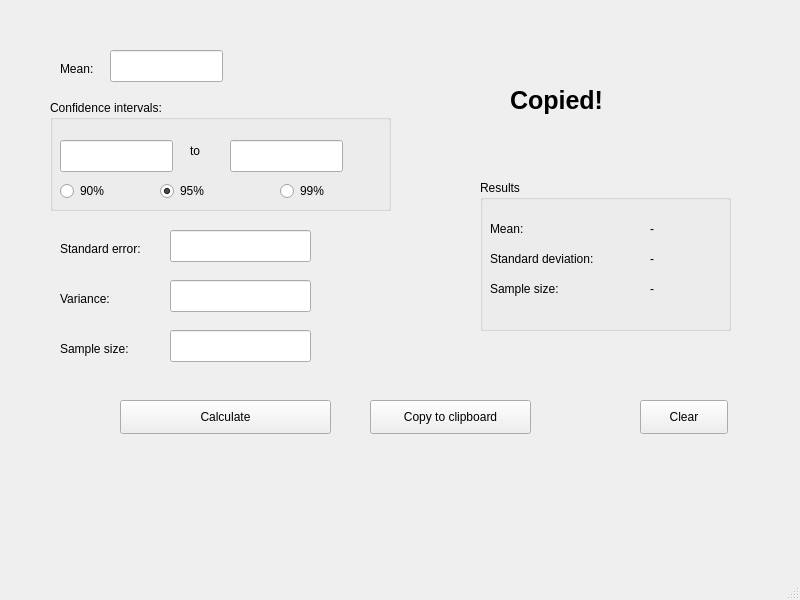
<?xml version="1.0" encoding="UTF-8"?>
<ui version="4.0">
 <class>MainWindow</class>
 <widget class="QMainWindow" name="MainWindow">
  <property name="geometry">
   <rect>
    <x>0</x>
    <y>0</y>
    <width>800</width>
    <height>600</height>
   </rect>
  </property>
  <property name="windowTitle">
   <string>Calculate standard deviation</string>
  </property>
  <widget class="QWidget" name="centralwidget">
   <widget class="QLabel" name="label">
    <property name="geometry">
     <rect>
      <x>60</x>
      <y>60</y>
      <width>58</width>
      <height>18</height>
     </rect>
    </property>
    <property name="text">
     <string>Mean:</string>
    </property>
   </widget>
   <widget class="QLabel" name="label_4">
    <property name="geometry">
     <rect>
      <x>60</x>
      <y>240</y>
      <width>111</width>
      <height>18</height>
     </rect>
    </property>
    <property name="text">
     <string>Standard error:</string>
    </property>
   </widget>
   <widget class="QLabel" name="label_5">
    <property name="geometry">
     <rect>
      <x>60</x>
      <y>290</y>
      <width>58</width>
      <height>18</height>
     </rect>
    </property>
    <property name="text">
     <string>Variance:</string>
    </property>
   </widget>
   <widget class="QLabel" name="label_6">
    <property name="geometry">
     <rect>
      <x>60</x>
      <y>340</y>
      <width>91</width>
      <height>18</height>
     </rect>
    </property>
    <property name="text">
     <string>Sample size:</string>
    </property>
   </widget>
   <widget class="QGroupBox" name="groupBox">
    <property name="geometry">
     <rect>
      <x>50</x>
      <y>100</y>
      <width>341</width>
      <height>111</height>
     </rect>
    </property>
    <property name="title">
     <string>Confidence intervals:</string>
    </property>
    <widget class="QRadioButton" name="ci90">
     <property name="geometry">
      <rect>
       <x>10</x>
       <y>80</y>
       <width>101</width>
       <height>22</height>
      </rect>
     </property>
     <property name="text">
      <string>90%</string>
     </property>
    </widget>
    <widget class="QRadioButton" name="ci95">
     <property name="geometry">
      <rect>
       <x>110</x>
       <y>80</y>
       <width>101</width>
       <height>22</height>
      </rect>
     </property>
     <property name="text">
      <string>95%</string>
     </property>
     <property name="checked">
      <bool>true</bool>
     </property>
    </widget>
    <widget class="QRadioButton" name="ci99">
     <property name="geometry">
      <rect>
       <x>230</x>
       <y>80</y>
       <width>101</width>
       <height>22</height>
      </rect>
     </property>
     <property name="text">
      <string>99%</string>
     </property>
    </widget>
    <widget class="QLabel" name="label_3">
     <property name="geometry">
      <rect>
       <x>140</x>
       <y>40</y>
       <width>21</width>
       <height>21</height>
      </rect>
     </property>
     <property name="text">
      <string>to</string>
     </property>
    </widget>
    <widget class="QLineEdit" name="lowerci_in">
     <property name="geometry">
      <rect>
       <x>10</x>
       <y>40</y>
       <width>113</width>
       <height>32</height>
      </rect>
     </property>
    </widget>
    <widget class="QLineEdit" name="upperci_in">
     <property name="geometry">
      <rect>
       <x>180</x>
       <y>40</y>
       <width>113</width>
       <height>32</height>
      </rect>
     </property>
    </widget>
   </widget>
   <widget class="QLineEdit" name="mean_in">
    <property name="geometry">
     <rect>
      <x>110</x>
      <y>50</y>
      <width>113</width>
      <height>32</height>
     </rect>
    </property>
   </widget>
   <widget class="QLineEdit" name="se_in">
    <property name="geometry">
     <rect>
      <x>170</x>
      <y>230</y>
      <width>141</width>
      <height>32</height>
     </rect>
    </property>
   </widget>
   <widget class="QLineEdit" name="variance_in">
    <property name="geometry">
     <rect>
      <x>170</x>
      <y>280</y>
      <width>141</width>
      <height>32</height>
     </rect>
    </property>
   </widget>
   <widget class="QLineEdit" name="n_in">
    <property name="geometry">
     <rect>
      <x>170</x>
      <y>330</y>
      <width>141</width>
      <height>32</height>
     </rect>
    </property>
   </widget>
   <widget class="QPushButton" name="calc_but">
    <property name="geometry">
     <rect>
      <x>120</x>
      <y>400</y>
      <width>211</width>
      <height>34</height>
     </rect>
    </property>
    <property name="text">
     <string>Calculate</string>
    </property>
   </widget>
   <widget class="QLabel" name="label_2">
    <property name="geometry">
     <rect>
      <x>540</x>
      <y>170</y>
      <width>58</width>
      <height>18</height>
     </rect>
    </property>
    <property name="text">
     <string/>
    </property>
   </widget>
   <widget class="QGroupBox" name="groupBox_2">
    <property name="geometry">
     <rect>
      <x>480</x>
      <y>180</y>
      <width>251</width>
      <height>151</height>
     </rect>
    </property>
    <property name="title">
     <string>Results</string>
    </property>
    <widget class="QLabel" name="label_7">
     <property name="geometry">
      <rect>
       <x>10</x>
       <y>40</y>
       <width>58</width>
       <height>18</height>
      </rect>
     </property>
     <property name="text">
      <string>Mean:</string>
     </property>
    </widget>
    <widget class="QLabel" name="label_8">
     <property name="geometry">
      <rect>
       <x>10</x>
       <y>70</y>
       <width>131</width>
       <height>18</height>
      </rect>
     </property>
     <property name="text">
      <string>Standard deviation:</string>
     </property>
    </widget>
    <widget class="QLabel" name="label_9">
     <property name="geometry">
      <rect>
       <x>10</x>
       <y>100</y>
       <width>91</width>
       <height>18</height>
      </rect>
     </property>
     <property name="text">
      <string>Sample size: </string>
     </property>
    </widget>
    <widget class="QLabel" name="mean_res">
     <property name="geometry">
      <rect>
       <x>170</x>
       <y>40</y>
       <width>58</width>
       <height>18</height>
      </rect>
     </property>
     <property name="text">
      <string>-</string>
     </property>
    </widget>
    <widget class="QLabel" name="sd_res">
     <property name="geometry">
      <rect>
       <x>170</x>
       <y>70</y>
       <width>58</width>
       <height>18</height>
      </rect>
     </property>
     <property name="text">
      <string>-</string>
     </property>
    </widget>
    <widget class="QLabel" name="n_res">
     <property name="geometry">
      <rect>
       <x>170</x>
       <y>100</y>
       <width>58</width>
       <height>18</height>
      </rect>
     </property>
     <property name="text">
      <string>-</string>
     </property>
    </widget>
   </widget>
   <widget class="QPushButton" name="clear_but">
    <property name="geometry">
     <rect>
      <x>640</x>
      <y>400</y>
      <width>88</width>
      <height>34</height>
     </rect>
    </property>
    <property name="text">
     <string>Clear</string>
    </property>
   </widget>
   <widget class="QPushButton" name="copy_but">
    <property name="geometry">
     <rect>
      <x>370</x>
      <y>400</y>
      <width>161</width>
      <height>34</height>
     </rect>
    </property>
    <property name="text">
     <string>Copy to clipboard</string>
    </property>
   </widget>
   <widget class="QLabel" name="copy_lab">
    <property name="geometry">
     <rect>
      <x>510</x>
      <y>80</y>
      <width>121</width>
      <height>41</height>
     </rect>
    </property>
    <property name="font">
     <font>
      <pointsize>19</pointsize>
      <bold>true</bold>
     </font>
    </property>
    <property name="text">
     <string>Copied!</string>
    </property>
   </widget>
  </widget>
  <widget class="QMenuBar" name="menubar">
   <property name="geometry">
    <rect>
     <x>0</x>
     <y>0</y>
     <width>800</width>
     <height>30</height>
    </rect>
   </property>
  </widget>
  <widget class="QStatusBar" name="statusbar"/>
 </widget>
 <resources/>
 <connections/>
</ui>
